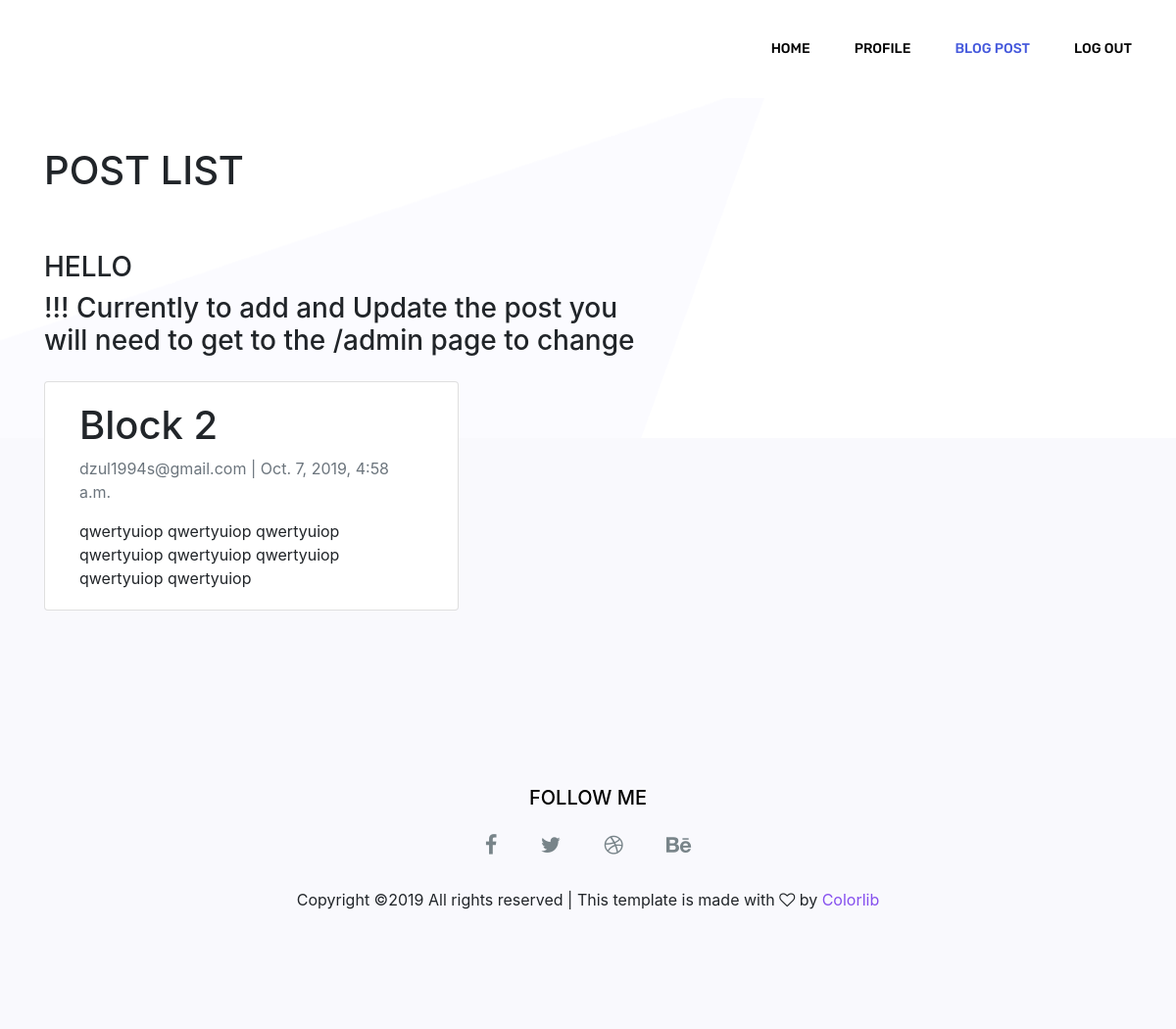
/user/block-2/, run on the app's committed database.
### blog/models.py (models this page shows, shortened)
class Blog(models.Model):
    title = models.CharField(max_length=200, unique=True)
    slug = models.SlugField(max_length=200, unique=True)
    author = models.ForeignKey(CustomUser, on_delete= models.CASCADE,related_name='blog_posts')
    updated_on = models.DateTimeField(auto_now= True)
    content = models.TextField()
    created_on = models.DateTimeField(auto_now_add=True)
    status = models.IntegerField(choices=STATUS, default=0)
    class Meta:
        ordering = ['-created_on']

### user/models.py (models this page shows, shortened)
class CustomUser(AbstractBaseUser):
	email 					= models.EmailField(verbose_name="email", max_length=60, unique=True)
	username 				= models.CharField(max_length=30, unique=True)
	date_joined				= models.DateTimeField(verbose_name='date joined', auto_now_add=True)
	last_login				= models.DateTimeField(verbose_name='last login', auto_now=True)
	is_admin				= models.BooleanField(default=False)
	is_active				= models.BooleanField(default=True)
	is_staff				= models.BooleanField(default=False)
	is_superuser			= models.BooleanField(default=False)
	USERNAME_FIELD = 'email'
	REQUIRED_FIELDS = ['username']
	objects = MyAccountManager()
	def __str__(self):
		return self.email

### user/views.py (the view)
# urls.py: path('<slug:slug>/', views.PostDetail.as_view(), name='post_detail'),
class PostDetail(generic.DetailView):
    model = Blog
    template_name = 'user/post_page.html'

### templates/user/post_page.html
{% extends 'base.html' %}
{% block navigation%}
<li class="nav-item"><a class="nav-link" href="{% url 'loggedInUser' %}">Home</a></li>
<li class="nav-item"><a class="nav-link" href="{% url 'logout' %}">Profile</a></li>
<li class="nav-item active"><a class="nav-link" href="{% url 'post_page' %}">Blog Post</a></li>
<li class="nav-item"><a class="nav-link" href="{% url 'logout' %}">Log Out</a></li>
{% endblock %}
{% block content %}
			<div class="container" style="padding-top:150px;">
				<div class="row">
					<div class="col-lg-7">
						<div class="banner_content">
              <h1 class="text-uppercase" style="padding-bottom:50px;">Post List</h1>
							<h3 class="text-uppercase">Hello {{ user.username }}</h3>
              <h3>!!! Currently to add and Update the post you will need to get to the /admin page to change</h3>
              <div class="container">
                <div class="row">
                  <div class="col-md-8 card mb-4  mt-3 left  top">
                    <div class="card-body">
                      <h1>{{ object.title }}</h1>
                      <p class=" text-muted">{{ object.author }} | {{ object.created_on }}</p>
                      <p class="card-text ">{{ object.content | safe }}</p>
                    </div>
                  </div>
                </div>
              </div>
						</div>
					</div>
				</div>
			</div>
{% endblock %}

### data on the page
Blog: title "Block 2", author "dzul1994s@gmail.com", created_on "Oct. 7, 2019, 4:58 a.m.", content "qwertyuiop qwertyuiop qwertyuiop qwertyuiop qwertyuiop qwertyuiop qwertyuiop qwertyuiop"
